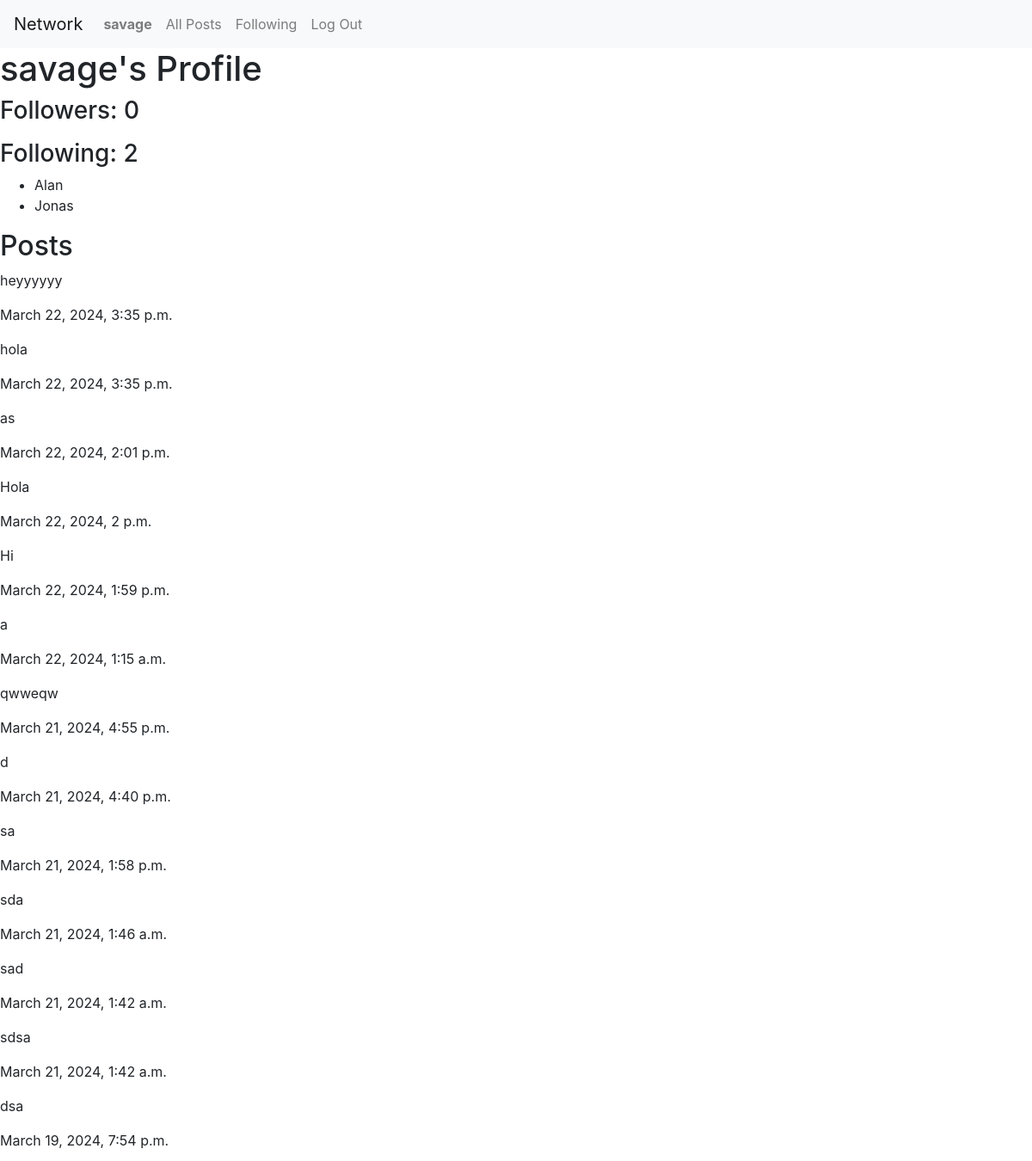
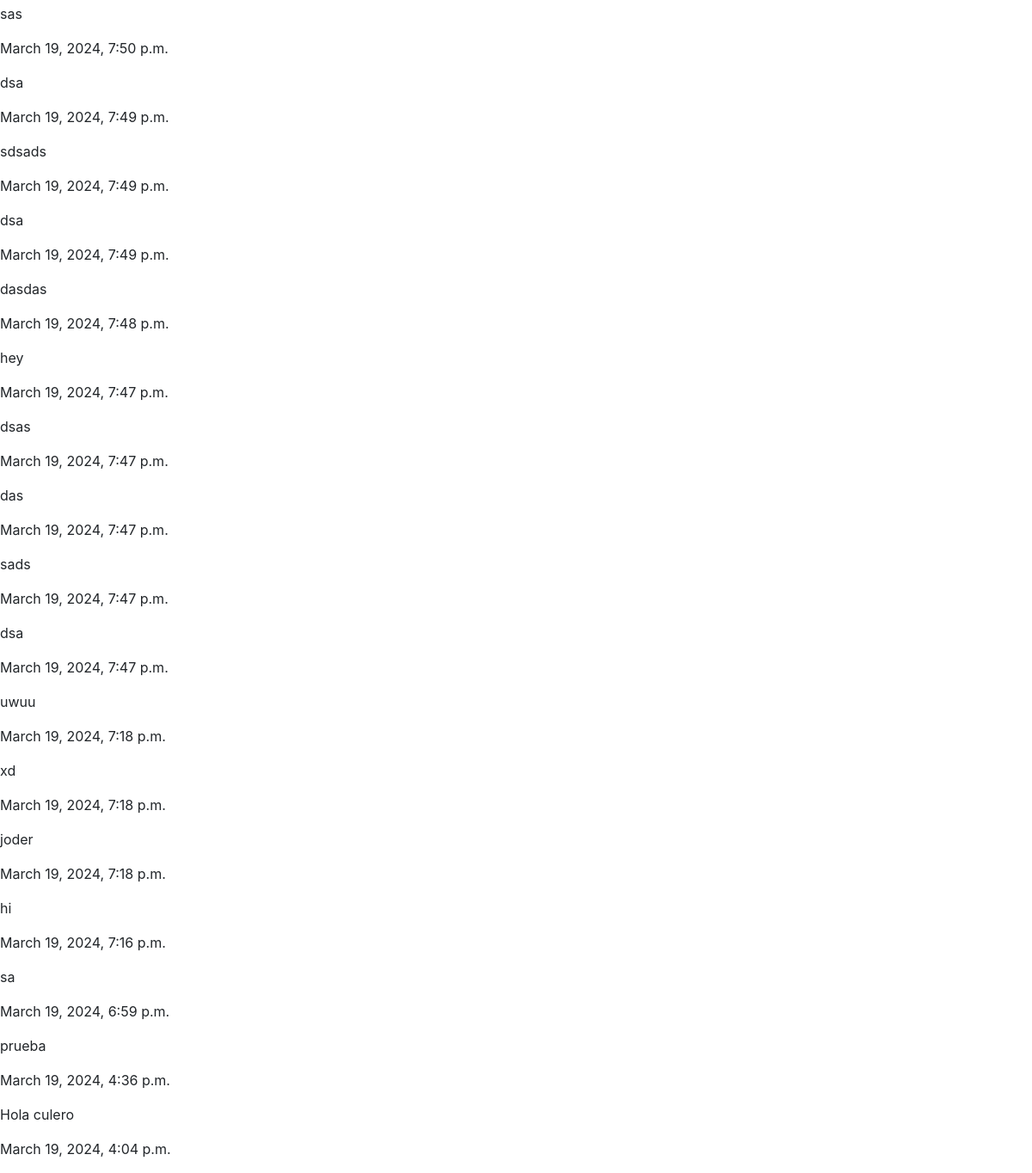
The page /profile/ (signed in) on the database its author committed (2 pictures, top to bottom).
### network/models.py (models this page shows, shortened)
class User(AbstractUser):
    followers = models.ManyToManyField('self', symmetrical=False, related_name='following')

class Post(models.Model):
    author = models.ForeignKey(User, on_delete=models.CASCADE, related_name='posts')
    content = models.TextField()
    created_at = models.DateTimeField(auto_now_add=True)
    likes = models.ManyToManyField(User, related_name='liked_posts', blank=True)
    dislikes = models.ManyToManyField(User, related_name='disliked_posts', blank=True)

### network/views.py (the view)
# urls.py: path("profile/", views.profile, name="profile"),
@login_required
def profile(request):
    user = request.user
    user_posts = Post.objects.filter(author=user).order_by('-created_at')
    followers = user.followers.all()
    following = user.following.all()
    followers_count = followers.count()
    following_count = following.count()
    return render(request, "network/profile.html", {
        'user': user,
        'user_posts': user_posts,
        'followers': followers,
        'following': following,
        'followers_count': followers_count,
        'following_count': following_count,
    })

### network/templates/network/profile.html (shortened to what this page needs)
{% extends "network/layout.html" %}
{% load static %}
{% block body %}
    <h1>{{ user.username }}'s Profile</h1>
    <h3>Followers: {{ followers_count }}</h3>
    <h3>Following: {{ following_count }}</h3>
    <ul>
        {% for followed in following %}
            <li>{{ followed.username }}</li>
        {% endfor %}
    </ul>
    <h2>Posts</h2>
    <div>
        {% for post in user_posts %}
            <div class="post">
                <p>{{ post.content }}</p>
                <p>{{ post.created_at }}</p>
            </div>
        {% empty %}
            <p>No posts yet.</p>
        {% endfor %}
    </div>
{% endblock %}

### network/templates/network/layout.html (shortened to what this page needs)
{% load static %}
<!DOCTYPE html>
<html lang="en">
    <head>
        <link rel="stylesheet" href="https://stackpath.bootstrapcdn.com/bootstrap/4.4.1/css/bootstrap.min.css">
        <link href="{% static 'network/styles.css' %}" rel="stylesheet">
    </head>
    <body>
        <nav class="navbar navbar-expand-lg navbar-light bg-light">
            <a class="navbar-brand" href="{% url 'index' %}">Network</a>
            <div>
              <ul class="navbar-nav mr-auto">
                {% if user.is_authenticated %}
                <li class="nav-item">
                    <a class="nav-link" href="{% url 'profile' %}"><strong>{{ user.username }}</strong></a>
                </li>
                {% endif %}
                <li class="nav-item">
                    <a class="nav-link" href="{% url 'index' %}">All Posts</a>
                </li>
                {% if user.is_authenticated %}
                <li class="nav-item">
                    <a class="nav-link" href="{% url 'following_posts' %}">Following</a>
                </li>
                    <li class="nav-item">
                        <a class="nav-link" href="{% url 'logout' %}">Log Out</a>
                    </li>
                {% endif %}
              </ul>
            </div>
          </nav>
        <div class="body">
            {% block body %}
            {% endblock %}
        </div>
    </body>
</html>

### rows shown on the page
User: username "savage"
User: username "Alan"
User: username "Jonas"
Post: content "heyyyyyy", created_at "March 22, 2024, 3:35 p.m."
Post: content "hola", created_at "March 22, 2024, 3:35 p.m."
Post: content "as", created_at "March 22, 2024, 2:01 p.m."
Post: content "Hola", created_at "March 22, 2024, 2 p.m."
Post: content "Hi", created_at "March 22, 2024, 1:59 p.m."
Post: content "a", created_at "March 22, 2024, 1:15 a.m."
Post: content "qwweqw", created_at "March 21, 2024, 4:55 p.m."
Post: content "d", created_at "March 21, 2024, 4:40 p.m."
Post: content "sa", created_at "March 21, 2024, 1:58 p.m."
Post: content "sda", created_at "March 21, 2024, 1:46 a.m."
Post: content "sad", created_at "March 21, 2024, 1:42 a.m."
Post: content "sdsa", created_at "March 21, 2024, 1:42 a.m."
Post: content "dsa", created_at "March 19, 2024, 7:54 p.m."
Post: content "sas", created_at "March 19, 2024, 7:50 p.m."
Post: content "dsa", created_at "March 19, 2024, 7:49 p.m."
Post: content "sdsads", created_at "March 19, 2024, 7:49 p.m."
Post: content "dsa", created_at "March 19, 2024, 7:49 p.m."
Post: content "dasdas", created_at "March 19, 2024, 7:48 p.m."
Post: content "hey", created_at "March 19, 2024, 7:47 p.m."
Post: content "dsas", created_at "March 19, 2024, 7:47 p.m."
Post: content "das", created_at "March 19, 2024, 7:47 p.m."
Post: content "sads", created_at "March 19, 2024, 7:47 p.m."
Post: content "dsa", created_at "March 19, 2024, 7:47 p.m."
Post: content "uwuu", created_at "March 19, 2024, 7:18 p.m."
Post: content "xd", created_at "March 19, 2024, 7:18 p.m."
Post: content "joder", created_at "March 19, 2024, 7:18 p.m."
Post: content "hi", created_at "March 19, 2024, 7:16 p.m."
Post: content "sa", created_at "March 19, 2024, 6:59 p.m."
Post: content "prueba", created_at "March 19, 2024, 4:36 p.m."
Post: content "Hola culero", created_at "March 19, 2024, 4:04 p.m."

### other values the page prints
{{ followers_count }} "0"
{{ following_count }} "2"
